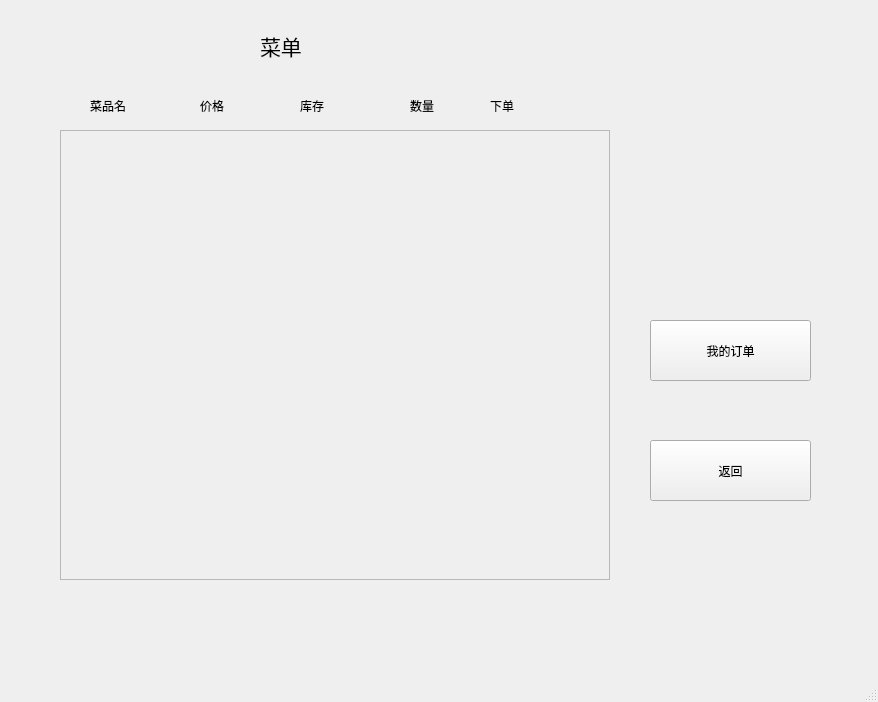
<?xml version="1.0" encoding="UTF-8"?>
<ui version="4.0">
 <class>MainWindow</class>
 <widget class="QMainWindow" name="MainWindow">
  <property name="geometry">
   <rect>
    <x>0</x>
    <y>0</y>
    <width>878</width>
    <height>702</height>
   </rect>
  </property>
  <property name="windowTitle">
   <string>MainWindow</string>
  </property>
  <widget class="QWidget" name="centralwidget">
   <widget class="QLabel" name="label">
    <property name="geometry">
     <rect>
      <x>260</x>
      <y>30</y>
      <width>101</width>
      <height>31</height>
     </rect>
    </property>
    <property name="font">
     <font>
      <pointsize>16</pointsize>
     </font>
    </property>
    <property name="text">
     <string>菜单</string>
    </property>
   </widget>
   <widget class="QPushButton" name="myOrderButton">
    <property name="geometry">
     <rect>
      <x>650</x>
      <y>320</y>
      <width>161</width>
      <height>61</height>
     </rect>
    </property>
    <property name="text">
     <string>我的订单</string>
    </property>
   </widget>
   <widget class="QScrollArea" name="scrollArea">
    <property name="enabled">
     <bool>true</bool>
    </property>
    <property name="geometry">
     <rect>
      <x>60</x>
      <y>130</y>
      <width>550</width>
      <height>450</height>
     </rect>
    </property>
    <property name="widgetResizable">
     <bool>true</bool>
    </property>
    <widget class="QWidget" name="scrollAreaWidgetContents">
     <property name="geometry">
      <rect>
       <x>0</x>
       <y>0</y>
       <width>548</width>
       <height>448</height>
      </rect>
     </property>
    </widget>
   </widget>
   <widget class="QLabel" name="label_name">
    <property name="geometry">
     <rect>
      <x>90</x>
      <y>90</y>
      <width>81</width>
      <height>31</height>
     </rect>
    </property>
    <property name="text">
     <string>菜品名</string>
    </property>
   </widget>
   <widget class="QLabel" name="label_price">
    <property name="geometry">
     <rect>
      <x>200</x>
      <y>90</y>
      <width>81</width>
      <height>31</height>
     </rect>
    </property>
    <property name="text">
     <string>价格</string>
    </property>
   </widget>
   <widget class="QLabel" name="label_num">
    <property name="geometry">
     <rect>
      <x>410</x>
      <y>90</y>
      <width>81</width>
      <height>31</height>
     </rect>
    </property>
    <property name="text">
     <string>数量</string>
    </property>
   </widget>
   <widget class="QLabel" name="label_store">
    <property name="geometry">
     <rect>
      <x>300</x>
      <y>90</y>
      <width>81</width>
      <height>31</height>
     </rect>
    </property>
    <property name="text">
     <string>库存</string>
    </property>
   </widget>
   <widget class="QLabel" name="label_order">
    <property name="geometry">
     <rect>
      <x>490</x>
      <y>90</y>
      <width>61</width>
      <height>31</height>
     </rect>
    </property>
    <property name="text">
     <string>下单</string>
    </property>
   </widget>
   <widget class="QPushButton" name="returnButton">
    <property name="geometry">
     <rect>
      <x>650</x>
      <y>440</y>
      <width>161</width>
      <height>61</height>
     </rect>
    </property>
    <property name="text">
     <string>返回</string>
    </property>
   </widget>
  </widget>
  <widget class="QMenuBar" name="menubar">
   <property name="geometry">
    <rect>
     <x>0</x>
     <y>0</y>
     <width>878</width>
     <height>25</height>
    </rect>
   </property>
  </widget>
  <widget class="QStatusBar" name="statusbar"/>
 </widget>
 <resources/>
 <connections/>
</ui>
